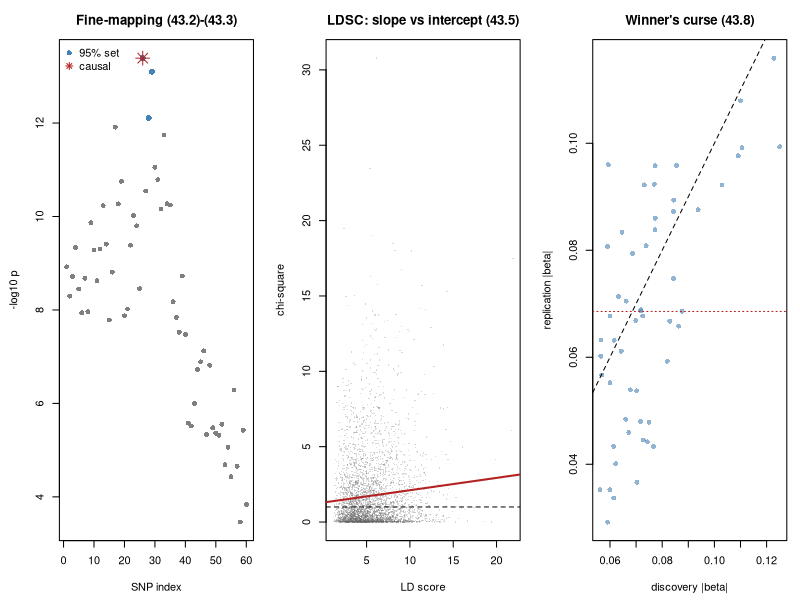

R code for this plot:
## ---- chunk 1
MODULE_NAME <- "43_advanced_statistical_genetics"
OUT <- file.path(Sys.getenv("STATS_OUT", unset = "results"), MODULE_NAME)
dir.create(OUT, recursive = TRUE, showWarnings = FALSE)
header <- function(txt) cat("\n", strrep("=", 72), "\n", txt, "\n",
                            strrep("=", 72), "\n", sep = "")
set.seed(43)
## ---- chunk 2
header("1. Simulating a locus with realistic linkage disequilibrium")
## ---- chunk 3
simulate_locus <- function(n = 6000, n_snp = 60, causal = 26, beta = 0.16,
                           rho = 0.99, seed = 0) {
  set.seed(seed)
  idx <- seq_len(n_snp)
  Sigma <- rho^abs(outer(idx, idx, "-"))
  L <- chol(Sigma + 1e-8 * diag(n_snp))
  liab <- matrix(rnorm(n * n_snp), n) %*% L
  maf <- runif(n_snp, 0.15, 0.45)
  G <- sweep(liab, 2, qnorm(1 - maf), ">") +
    sweep(liab, 2, qnorm(1 - maf / 3), ">")
  G <- matrix(as.numeric(G), n)
  list(G = G, y = beta * G[, causal] + rnorm(n), causal = causal,
       Sigma = Sigma)
}
Lo <- simulate_locus(seed = 1)
G <- Lo$G; y <- Lo$y; CAUSAL <- Lo$causal; Sigma <- Lo$Sigma
n <- nrow(G); n_snp <- ncol(G)
## ---- chunk 4
scan_locus <- function(G, y) {
  res <- t(apply(G, 2, function(g) summary(lm(y ~ g))$coefficients[2, c(1, 2, 4)]))
  list(b = res[, 1], s = res[, 2], p = res[, 3])
}
S1 <- scan_locus(G, y)
beta_hat <- S1$b; se_hat <- S1$s; p_hat <- S1$p
lead <- which.min(p_hat)
cat(sprintf("  %d individuals, %d SNPs, causal variant at index %d\n", n,
            n_snp, CAUSAL))
cat(sprintf("  lead SNP (smallest p) is index %d, p = %.2e\n", lead,
            p_hat[lead]))
cat(sprintf("  correlation between lead and causal: r = %.3f\n",
            Sigma[lead, CAUSAL]))
cat(sprintf("  SNPs with p < 5e-8: %d\n", sum(p_hat < 5e-8)))
cat("\n  The whole LD block clears genome-wide significance, so the locus is
  unambiguous but the VARIANT is not. Whether the lead SNP happens to be the
  causal one is partly luck, which a single dataset cannot show you. Section 2
  repeats the experiment to measure it.\n")
## ---- chunk 5
header("2. Approximate Bayes factors and credible sets (43.1)-(43.3)")
## ---- chunk 6
abf <- function(beta, se, W = 0.04) {
  z2 <- (beta / se)^2
  r_ <- W / (se^2 + W)
  sqrt(1 - r_) * exp(z2 * r_ / 2)
}
## ---- chunk 7
credible_set <- function(pip, level = 0.95) {
  o <- order(pip, decreasing = TRUE)
  k <- which(cumsum(pip[o]) >= level)[1]
  o[seq_len(k)]
}
bf <- abf(beta_hat, se_hat)
pip <- bf / sum(bf)                                   # eq. (43.2)
cs <- credible_set(pip)
cat(sprintf("  %-7s%11s%13s%13s\n", "SNP", "p", "PIP (43.2)", "in 95% set"))
for (j in order(pip, decreasing = TRUE)[1:6])
  cat(sprintf("  %-7d%11.2e%13.3f%13s\n", j, p_hat[j], pip[j],
              if (j %in% cs) "yes" else "no"))
cat(sprintf("\n  95%% credible set: %d variants, %s the causal variant\n",
            length(cs), if (CAUSAL %in% cs) "contains" else "MISSES"))
cat(sprintf("  PIP of the true causal variant: %.3f\n", pip[CAUSAL]))
cat(sprintf("  PIP of the lead SNP: %.3f\n", pip[lead]))
cat("\n  Now repeat the whole experiment 20 times, which is the only way to
  see how often the lead SNP is the right one:\n\n")
sizes <- pips <- numeric(20); hits <- leadok <- 0
for (i in 1:20) {
  Li <- simulate_locus(seed = 400 + i)
  Si <- scan_locus(Li$G, Li$y)
  pp <- abf(Si$b, Si$s); pp <- pp / sum(pp)
  cs_ <- credible_set(pp)
  sizes[i] <- length(cs_); pips[i] <- pp[Li$causal]
  hits <- hits + (Li$causal %in% cs_)
  leadok <- leadok + (which.min(Si$p) == Li$causal)
}
cat(sprintf("  %-40s%12.1f\n", "mean 95% credible set size", mean(sizes)))
cat(sprintf("  %-40s%11.0f%%\n", "set contains the causal variant",
            100 * hits / 20))
cat(sprintf("  %-40s%11.0f%%\n", "LEAD SNP is the causal variant",
            100 * leadok / 20))
cat(sprintf("  %-40s%12.3f\n", "mean PIP of the causal variant", mean(pips)))
cat("\n  The set nearly always contains the causal variant, and the lead SNP
  is it only some of the time. Reporting a short set is therefore honest in a
  way that naming the top hit is not.\n")
## ---- chunk 8
header("2b. When the causal variant is not on the array")
sizes2 <- numeric(20)
for (i in 1:20) {
  Li <- simulate_locus(seed = 400 + i)
  keep <- setdiff(seq_len(ncol(Li$G)), Li$causal)     # drop the causal SNP
  Si <- scan_locus(Li$G[, keep], Li$y)
  pp <- abf(Si$b, Si$s); pp <- pp / sum(pp)
  sizes2[i] <- length(credible_set(pp))
}
cat(sprintf("  %-40s%12.1f\n", "mean set size, causal variant TYPED",
            mean(sizes)))
cat(sprintf("  %-40s%12.1f\n", "mean set size, causal variant UNTYPED",
            mean(sizes2)))
cat("\n  With the causal variant absent, the credible set roughly doubles and
  its posterior probability is spread over proxies, none of which is the
  answer. The method cannot tell you this has happened: it reports a set with
  the usual 95% label, and every variant in it is innocent.

  That is the honest reading of a credible set. It is a statement about which
  TYPED variants are compatible with the data, not a guarantee that the causal
  variant is among them.

  Note the assumption behind all of it. Eqs. (43.1)-(43.3) assume EXACTLY ONE
  causal variant in the locus. If two variants act independently, the
  single-causal PIPs are wrong, and methods such as SuSiE that allow several
  are needed. Problem 2 breaks exactly this assumption.\n")
## ---- chunk 9
header("3. Do two traits share a causal variant? (43.4)")
## ---- chunk 10
coloc <- function(b1, s1, b2, s2, p1 = 1e-4, p2 = 1e-4, p12 = 1e-5) {
  a1 <- abf(b1, s1); a2 <- abf(b2, s2)
  H1 <- p1 * sum(a1)
  H2 <- p2 * sum(a2)
  H3 <- p1 * p2 * (sum(a1) * sum(a2) - sum(a1 * a2))
  H4 <- p12 * sum(a1 * a2)
  v <- c(1, H1, H2, H3, H4)
  v / sum(v)
}
set.seed(4301)
y2_shared <- 0.14 * G[, CAUSAL] + rnorm(n)      # shares the causal variant
other <- CAUSAL + 12
y3_distinct <- 0.14 * G[, other] + rnorm(n)     # different variant, same block
for (z in list(list("shares the causal variant", y2_shared),
               list("different variant, same block", y3_distinct))) {
  S2 <- scan_locus(G, z[[2]])
  post <- coloc(beta_hat, se_hat, S2$b, S2$s)
  cat(sprintf("  %s\n", z[[1]]))
  cat(sprintf("    P(H0 none)=%.3f  P(H1 trait1 only)=%.3f  P(H2 trait2 only)=%.3f\n",
              post[1], post[2], post[3]))
  cat(sprintf("    P(H3 distinct variants)=%.3f  P(H4 SHARED variant)=%.3f\n\n",
              post[4], post[5]))
}
cat("  H4 is high when the traits genuinely share a variant and H3 takes over
  when they do not, which is the intended behaviour.

  The practical hazard is that strong LD makes H3 and H4 hard to separate, and
  a modest posterior for H3 is frequently reported as if it supported sharing.
  Read all five numbers, and treat colocalisation as evidence about a LOCUS,
  not proof of a mechanism.\n")
## ---- chunk 11
header("4. LD score regression separates the two causes of inflation (43.5)")
## ---- chunk 12
M_GENOME <- 1e6
N <- 200000
ldsc_sim <- function(n = N, n_snp = 4000, h2 = 0.35, confound = 0, seed = 0) {
  set.seed(seed)
  ld <- rgamma(n_snp, 3.0, scale = 1.5) + 1.0   # how many variants each tags
  expected <- n * h2 / M_GENOME * ld + 1.0 + confound
  list(chi2 = expected * rchisq(n_snp, 1), ld = ld)
}
cat("  averaged over 30 replicate GWAS, N = 200,000\n\n")
cat(sprintf("  %-34s%11s%12s%11s%11s\n", "scenario", "lambda_GC",
            "LDSC slope", "h2 (43.6)", "intercept"))
for (z in list(list("no signal, no confounding", 0.0, 0.0),
               list("polygenic, no confounding", 0.35, 0.0),
               list("no signal, stratification", 0.0, 0.35),
               list("polygenic AND stratified", 0.35, 0.35))) {
  acc <- t(sapply(1:30, function(i) {
    L2 <- ldsc_sim(h2 = z[[2]], confound = z[[3]], seed = 3000 + i)
    cf <- coef(lm(L2$chi2 ~ L2$ld))
    c(median(L2$chi2) / qchisq(0.5, 1), cf[2], cf[2] * M_GENOME / N, cf[1])
  }))
  m <- colMeans(acc)
  cat(sprintf("  %-34s%11.3f%12.5f%11.3f%11.3f\n", z[[1]], m[1], m[2], m[3],
              m[4]))                                     # eq. (43.6)
}
cat(sprintf("\n  true h2 is 0.35 in the polygenic rows; the true intercept is
  1.00 without stratification and 1.35 with it.\n"))
cat("\n  Read the lambda column first: it is elevated in BOTH the polygenic
  row and the stratified row, and cannot tell them apart. That is the
  limitation Module 34 flagged and could not resolve.

  The LDSC columns resolve it. The SLOPE responds to heritability, because
  real polygenic signal accumulates in proportion to how many variants a SNP
  tags. The INTERCEPT responds to confounding, which inflates every SNP
  equally regardless of its LD score.

  So an intercept near 1 with a large slope is a genuinely polygenic trait; an
  intercept well above 1 is a warning about population structure or cryptic
  relatedness, whatever lambda says.\n")
## ---- chunk 13
header("5. IVW, Egger, weighted median and mode (43.7)")
mr_estimators <- function(bx, sx, by, sy) {
  w <- 1 / sy^2
  ivw <- sum(w * bx * by) / sum(w * bx^2)                    # eq. (24.9)
  eg <- coef(lm(by ~ bx, weights = w))      # MR-Egger: WITH an intercept
  ratio <- by / bx                          # per-instrument ratio estimates
  rw <- bx^2 / sy^2
  o <- order(ratio)
  cw <- cumsum(rw[o]) / sum(rw)
  med <- ratio[o][which(cw >= 0.5)[1]]
  grid <- seq(min(ratio), max(ratio), length.out = 512)
  dens <- rowSums(exp(-0.5 * (outer(grid, ratio, "-") / 0.08)^2))
  c(ivw = ivw, egger = eg[2], egger_int = eg[1], median = med,
    mode = grid[which.max(dens)])
}
TRUE_CAUSAL <- 0.30
cat(sprintf("  true causal effect = %.2f\n\n", TRUE_CAUSAL))
cat(sprintf("  %-32s%9s%9s%11s%10s%9s\n", "instruments", "IVW", "Egger",
            "Egger int", "W median", "mode"))
for (z in list(list("all valid", 0, 0.0),
               list("30% invalid, balanced", 9, 0.0),
               list("30% invalid, directional", 9, 0.18))) {
  set.seed(64)
  K <- 30
  bx <- runif(K, 0.10, 0.28)                # instrument-exposure effects
  sx <- rep(0.012, K)
  pleio <- rep(0, K)
  if (z[[2]] > 0) {
    who <- sample(K, z[[2]])
    pleio[who] <- rnorm(z[[2]], z[[3]], 0.12)
  }
  by <- TRUE_CAUSAL * bx + pleio + rnorm(K, 0, 0.012)
  m <- mr_estimators(bx, sx, by, rep(0.012, K))
  cat(sprintf("  %-32s%9.3f%9.3f%11.3f%10.3f%9.3f\n", z[[1]], m[1], m[2],
              m[3], m[4], m[5]))
}
cat("\n  With valid instruments everything agrees, which is the case where the
  choice does not matter.

  With BALANCED pleiotropy, IVW stays roughly unbiased because the invalid
  effects cancel. With DIRECTIONAL pleiotropy it is badly biased, and the
  Egger intercept moves away from zero, which is precisely what it is for.

  The estimators are ordered by the strength of what they assume: IVW needs
  every instrument valid, the weighted median needs over half the weight
  valid, and the mode needs only that the valid ones form the largest cluster.
  Weaker assumptions cost precision, so report all of them. Agreement is the
  evidence; a single estimator is a choice you have not justified.\n")
## ---- chunk 14
header("6. Effects estimated in the data that selected them (43.8)")
set.seed(71)
M_SNP <- 20000; N_DISC <- 8000
true_b <- rep(0, M_SNP)
causal_idx <- sample(M_SNP, 400)
true_b[causal_idx] <- rnorm(400, 0, 0.035)
se_d <- 1 / sqrt(N_DISC)
b_disc <- true_b + rnorm(M_SNP, 0, se_d)
b_rep <- true_b + rnorm(M_SNP, 0, se_d)        # independent replication
for (tz in c(4.0, 5.0, 5.45)) {
  sel <- abs(b_disc / se_d) > tz
  if (sum(sel) < 5) next
  cat(sprintf("  |z| > %.2f: %4d selected   discovery |b| = %.4f   replication |b| = %.4f   true |b| = %.4f\n",
              tz, sum(sel), mean(abs(b_disc[sel])), mean(abs(b_rep[sel])),
              mean(abs(true_b[sel]))))
}
cat("\n  The replication estimate is consistently smaller than the discovery
  estimate, and the truth is smaller still. Nothing failed to replicate: the
  discovery estimate was inflated by the act of selection (43.8).

  Two consequences worth carrying. Replication studies powered on the
  discovery effect size are systematically underpowered. And polygenic scores
  built with discovery weights over-fit, which is why PRS weights must be
  shrunk or re-estimated in independent data.\n")
## ---- chunk 15
png(file.path(OUT, "statistical_genetics.png"), width = 1300, height = 450)
par(mfrow = c(1, 3), mar = c(4.5, 4.5, 3, 1))
plot(seq_len(n_snp), -log10(p_hat), pch = 16, col = "grey50",
     xlab = "SNP index", ylab = "-log10 p",
     main = "Fine-mapping (43.2)-(43.3)")
points(cs, -log10(p_hat[cs]), pch = 16, col = "steelblue", cex = 1.2)
points(CAUSAL, -log10(p_hat[CAUSAL]), pch = 8, col = "firebrick", cex = 2)
legend("topleft", c("95% set", "causal"), pch = c(16, 8), bty = "n",
       col = c("steelblue", "firebrick"))
L3 <- ldsc_sim(h2 = 0.35, confound = 0.35, seed = 9)
plot(L3$ld, L3$chi2, pch = 16, cex = 0.3, col = adjustcolor("grey40", 0.25),
     xlab = "LD score", ylab = "chi-square",
     main = "LDSC: slope vs intercept (43.5)")
abline(lm(L3$chi2 ~ L3$ld), col = "firebrick", lwd = 2)
abline(h = 1, lty = 2)
sel5 <- abs(b_disc / se_d) > 5.0
plot(abs(b_disc[sel5]), abs(b_rep[sel5]), pch = 16,
     col = adjustcolor("steelblue", 0.6), xlab = "discovery |beta|",
     ylab = "replication |beta|", main = "Winner's curse (43.8)")
abline(0, 1, lty = 2)
abline(h = mean(abs(b_rep[sel5])), col = "firebrick", lty = 3)
invisible(dev.off())
cat("\nFigure written to", file.path(OUT, "statistical_genetics.png"), "\n")
## ---- chunk 16

## ---- chunk 17
# cat(sprintf("  %-9s%8s%11s%18s%16s%17s\n", "LD rho", "n", "set size",
#             "contains causal", "PIP of causal", "lead is causal"))
# for (rho in c(0.70, 0.92, 0.98)) {
#   for (n_ in c(3000, 12000)) {
#     sizes <- pips <- numeric(12); hits <- leadok <- 0
#     for (i in 1:12) {
#       Li <- simulate_locus(n = n_, rho = rho, seed = 300 + i)
#       Si <- scan_locus(Li$G, Li$y)
#       pp <- abf(Si$b, Si$s); pp <- pp / sum(pp)
#       cs_ <- credible_set(pp)
#       sizes[i] <- length(cs_); pips[i] <- pp[Li$causal]
#       hits <- hits + (Li$causal %in% cs_)
#       leadok <- leadok + (which.min(Si$p) == Li$causal)
#     }
#     cat(sprintf("  %-9.2f%8d%11.1f%17.0f%%%16.3f%16.0f%%\n", rho, n_,
#                 mean(sizes), 100 * hits / 12, mean(pips), 100 * leadok / 12))
#   }
# }
#
# ## Two levers, and they do different things. More SAMPLES sharpen the PIPs
# ## and shrink the set, because the association signal is estimated more
# ## precisely. Stronger LD widens the set, because more variants are
# ## statistically indistinguishable from the causal one no matter how much
# ## data you have.
# ##
# ## The last column is the point of the exercise: the lead SNP is frequently
# ## not the causal variant, and its being lead is partly luck. A credible set
# ## reports that honestly. This is why fine-mapping results are given as sets
# ## and why functional follow-up should target the set, not the top hit.
## ---- chunk 18

## ---- chunk 19
# set.seed(88)
# idx <- 1:60
# Sg <- 0.92^abs(outer(idx, idx, "-"))
# L2 <- chol(Sg + 1e-8 * diag(60))
# for (z in list(list(30, "two causals, far apart (low LD)"),
#                list(6, "two causals, close (high LD)"))) {
#   c1 <- 15; c2 <- 15 + z[[1]]
#   hits1 <- hits2 <- 0; sizes <- numeric(12)
#   for (i in 1:12) {
#     liab <- matrix(rnorm(6000 * 60), 6000) %*% L2
#     Gx <- matrix(as.numeric(liab > qnorm(0.7)), 6000)
#     yx <- 0.16 * Gx[, c1] + 0.16 * Gx[, c2] + rnorm(6000)
#     Sx <- scan_locus(Gx, yx)
#     pp <- abf(Sx$b, Sx$s); pp <- pp / sum(pp)
#     cs_ <- credible_set(pp)
#     sizes[i] <- length(cs_)
#     hits1 <- hits1 + (c1 %in% cs_); hits2 <- hits2 + (c2 %in% cs_)
#   }
#   cat(sprintf("  %s\n", z[[2]]))
#   cat(sprintf("    mean set size %.1f, contains causal 1 %.0f%%, contains causal 2 %.0f%%\n",
#               mean(sizes), 100 * hits1 / 12, 100 * hits2 / 12))
# }
#
# ## When the two causal variants are far apart in LD, the single-causal model
# ## concentrates on one of them and the credible set frequently MISSES the
# ## other entirely. The 95% claim is about a model with one causal variant,
# ## and that model is false here, so the coverage claim does not apply.
# ##
# ## When they are close, the set tends to cover the region containing both,
# ## so the failure is less visible but the PIPs are still not interpretable
# ## as per-variant probabilities.
# ##
# ## This is why SuSiE and FINEMAP allow multiple credible sets. If you use a
# ## single-causal method, say so, and check whether conditioning on the lead
# ## SNP leaves a second independent signal.
## ---- chunk 20

## ---- chunk 21
# sel <- abs(b_disc / se_d) > 5.0
# b_sel <- abs(b_disc[sel]); b_true_sel <- abs(true_b[sel])
# cat(sprintf("  %d variants selected at |z| > 5\n\n", sum(sel)))
# cat(sprintf("  %-26s%13s%11s%15s\n", "powered on", "assumed |b|",
#             "n needed", "actual power"))
# for (z in list(list("discovery estimate", mean(b_sel)),
#                list("truth (unknowable)", mean(b_true_sel)))) {
#   n_need <- floor(((1.96 + 0.84) / z[[2]])^2)   # 80% power, alpha = 0.05
#   se_r <- 1 / sqrt(n_need)
#   pw <- mean(b_true_sel / se_r > 1.96)   # power against the TRUE effects
#   cat(sprintf("  %-26s%13.4f%11s%14.1f%%\n", z[[1]], z[[2]],
#               format(n_need, big.mark = ","), 100 * pw))
# }
#
# ## Powering the replication on the discovery estimate produces a study that
# ## is far short of 80% power, because the effect it was designed to detect
# ## is larger than the effect that exists. Roughly half the "failures to
# ## replicate" in such a design are failures of the design.
# ##
# ## Two practical responses. Shrink the discovery estimate before powering,
# ## using a winner's-curse correction or simply the lower bound of its
# ## confidence interval. And when a replication fails, compare the two
# ## CONFIDENCE INTERVALS rather than the two p-values: overlapping intervals
# ## with a smaller replication point estimate is the signature of selection,
# ## not of a false original finding.
